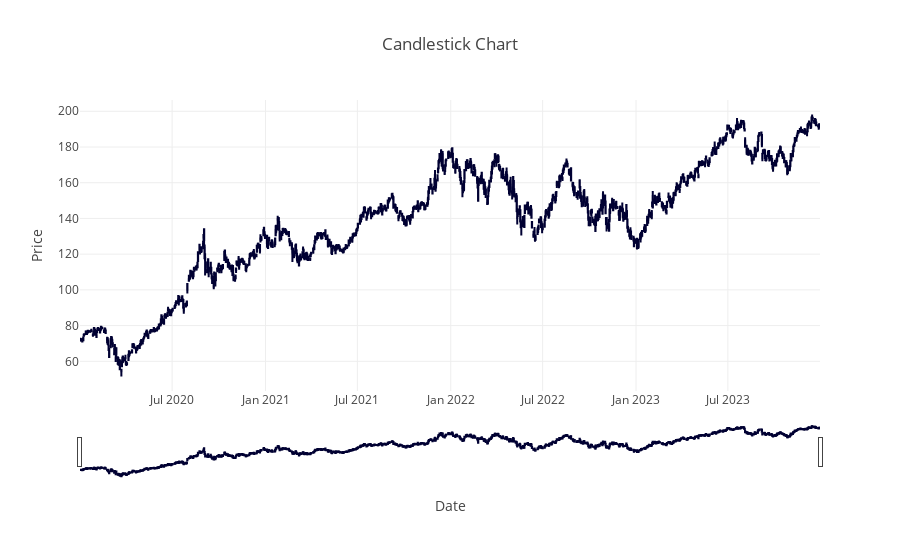

The code cell stored with this chart in its notebook:
### Code cell
import pandas as pd
import numpy as np
import yfinance as yf
import statsmodels.api as sm
from statsmodels.tsa.stattools import adfuller
from statsmodels.tsa.seasonal import seasonal_decompose
import matplotlib.pyplot as plt
import seaborn as sns
from scipy import stats
import plotly.graph_objects as go

def fetch_stock_data(ticker, start_date, end_date, interval, save_as="Data.csv"):
    data = yf.download(ticker, start=start_date, end=end_date, interval=interval, progress=False)
    data.reset_index(inplace=True)
    data.to_csv(save_as, index=False)

def load_data_from_csv(filepath="Data.csv"):
    df = pd.read_csv(filepath, parse_dates=['Date'], index_col='Date')
    numeric_cols = ['Open', 'High', 'Low', 'Close', 'Volume']
    for col in numeric_cols:
        df[col] = pd.to_numeric(df[col], errors='coerce')
    df = df[numeric_cols].dropna()
    
    # Set frequency to daily
    df = df.asfreq('D')
    
    return df

def display_basic_stats(df):
    """Display basic statistics and information about the DataFrame"""
    print("\n📊 Basic Statistics:")
    print(df.describe())
    
    print("\nℹ️ DataFrame Info:")
    print(df.info())
    
    print("\n🔍 Missing Values:")
    print(df.isnull().sum())

def plot_candlestick(df):
    """Plot candlestick chart for stock prices"""
    fig = go.Figure(data=[go.Candlestick(x=df.index,
                                           open=df['Open'],
                                           high=df['High'],
                                           low=df['Low'],
                                           close=df['Close'])])
    fig.update_layout(title='Candlestick Chart', xaxis_title='Date', yaxis_title='Price')
    fig.show()

def plot_price_distribution(df):
    """Plot distribution of closing prices with Q-Q plot"""
    plt.figure(figsize=(15, 6))
    
    plt.subplot(1, 2, 1)
    sns.histplot(df['Close'], kde=True, bins=30)
    plt.title('Closing Price Distribution')
    plt.xlabel('Price')
    plt.ylabel('Frequency')
    
    plt.subplot(1, 2, 2)
    stats.probplot(df['Close'], plot=plt)
    plt.title('Q-Q Plot of Closing Prices')
    
    plt.tight_layout()
    plt.show()

def plot_correlation_heatmap(df):
    """Plot correlation heatmap for numerical columns"""
    plt.figure(figsize=(10, 8))
    corr = df.corr()
    sns.heatmap(corr, annot=True, cmap='coolwarm', center=0, square=True)
    plt.title('Feature Correlation Matrix')
    plt.show()

def analyze_rolling_stats(df, window=30):
    """Calculate and visualize rolling statistics"""
    rolling_mean = df['Close'].rolling(window=window).mean()
    rolling_std = df['Close'].rolling(window=window).std()
    
    plt.figure(figsize=(12, 6))
    plt.plot(df['Close'], label='Original', alpha=0.5)
    plt.plot(rolling_mean, label=f'Rolling Mean ({window}d)', color='red')
    plt.fill_between(df.index, 
                     rolling_mean - 2 * rolling_std, 
                     rolling_mean + 2 * rolling_std, 
                     color='lightgray', alpha=0.5, label='±2 Std Dev')
    plt.title('Rolling Mean & Standard Deviation')
    plt.legend()
    plt.grid(True)
    plt.show()

    return rolling_mean, rolling_std

def plot_boxplot(df):
    """Plot boxplot for daily returns"""
    plt.figure(figsize=(10, 6))
    sns.boxplot(x=df['Daily_Return'], color='lightblue')
    plt.title('Boxplot of Daily Returns')
    plt.xlabel('Daily Return')
    plt.grid(True)
    plt.show()

def perform_eda(df):
    """Comprehensive EDA for stock data"""
    display_basic_stats(df)
    
    plot_candlestick(df)
    
    plt.figure(figsize=(12, 6))
    df['Close'].plot()
    plt.title('Historical Closing Prices')
    plt.ylabel('Price')
    plt.grid(True)
    plt.show()
    
    plot_price_distribution(df)
    
    plot_correlation_heatmap(df)
    
    rolling_mean, rolling_std = analyze_rolling_stats(df)
  
    df['Daily_Return'] = df['Close'].pct_change()
    
    plt.figure(figsize=(12, 6))
    df['Daily_Return'].plot()
    plt.title('Daily Returns')
    plt.ylabel('Return')
    plt.grid(True)
    plt.show()
    
    plot_boxplot(df)
    
    return df, rolling_mean, rolling_std

if __name__ == "__main__":
    # Fetch and load data
    ticker = "AAPL"
    start_date = "2020-01-01"
    end_date = "2023-12-31"
    
    fetch_stock_data(ticker, start_date, end_date, interval="1d")
    df = load_data_from_csv()
    
    # Comprehensive EDA
    enhanced_df, rolling_mean, rolling_std = perform_eda(df)
    
    # Check for missing values before decomposition
    if enhanced_df['Close'].isnull().any():
        print("Missing values found in 'Close' column. Filling missing values.")
        enhanced_df['Close'].fillna(method='ffill', inplace=True)  

    # Perform seasonal decomposition
    decomposition = seasonal_decompose(enhanced_df['Close'], model='additive', period=30)
    decomposition.plot()
    plt.show()
    
    adf_result = adfuller(enhanced_df['Close'])
    print("\n📉 ADF Test Results:")
    print(adf_result)
    
    # Forecasting 
    arima_forecast_result = arima_forecast(enhanced_df)
    random_forest_forecast_result = random_forest_forecast(enhanced_df)
    
    plt.figure(figsize=(12, 6))
    plt.plot(enhanced_df['Close'], label='Historical')
    plt.plot(arima_forecast_result, label='ARIMA Forecast', color='orange')
    plt.plot(random_forest_forecast_result, label='RF Forecast', color='green')
    plt.title('Comparison of Forecast Models')
    plt.legend()
    plt.grid(True)
    plt.show()

### Figure 1 — Plotly figure (JSON) as saved in the notebook; plotly's stock layout.template omitted (floating-point values rounded to 4 significant figures; data arrays with more than 128 entries replaced by an {"elided": "..."} marker saying what was removed)
{"data": [{"close": {"elided": "1458 float values"}, "high": {"elided": "1458 float values"}, "low": {"elided": "1458 float values"}, "open": {"elided": "1458 float values"}, "type": "candlestick", "x": {"elided": "1458 str values"}}], "layout": {"title": {"text": "Candlestick Chart"}, "xaxis": {"title": {"text": "Date"}}, "yaxis": {"title": {"text": "Price"}}}}
